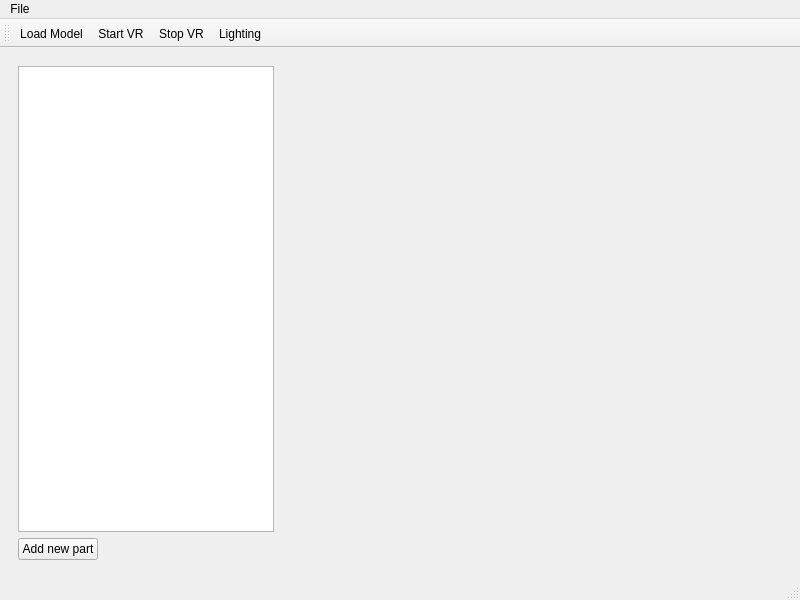
<?xml version="1.0" encoding="UTF-8"?>
<ui version="4.0">
 <class>MainWindow</class>
 <widget class="QMainWindow" name="MainWindow">
  <property name="geometry">
   <rect>
    <x>0</x>
    <y>0</y>
    <width>800</width>
    <height>600</height>
   </rect>
  </property>
  <property name="windowTitle">
   <string>MainWindow</string>
  </property>
  <widget class="QWidget" name="centralwidget">
   <property name="sizePolicy">
    <sizepolicy hsizetype="Expanding" vsizetype="Expanding">
     <horstretch>0</horstretch>
     <verstretch>0</verstretch>
    </sizepolicy>
   </property>
   <layout class="QVBoxLayout" name="verticalLayout">
    <item>
     <widget class="QWidget" name="widget" native="true">
      <layout class="QVBoxLayout" name="verticalLayout_2">
       <item>
        <layout class="QHBoxLayout" name="horizontalLayout_2">
         <item>
          <widget class="QTreeView" name="treeView">
           <property name="sizePolicy">
            <sizepolicy hsizetype="Fixed" vsizetype="Expanding">
             <horstretch>0</horstretch>
             <verstretch>0</verstretch>
            </sizepolicy>
           </property>
           <property name="contextMenuPolicy">
            <enum>Qt::ContextMenuPolicy::ActionsContextMenu</enum>
           </property>
          </widget>
         </item>
         <item>
          <widget class="QVTKOpenGLNativeWidget" name="vtkWidget" native="true">
           <property name="sizePolicy">
            <sizepolicy hsizetype="Expanding" vsizetype="Expanding">
             <horstretch>0</horstretch>
             <verstretch>0</verstretch>
            </sizepolicy>
           </property>
          </widget>
         </item>
        </layout>
       </item>
       <item>
        <layout class="QHBoxLayout" name="horizontalLayout">
         <item>
          <widget class="QPushButton" name="addPushButton">
           <property name="text">
            <string>Add new part</string>
           </property>
          </widget>
         </item>
         <item>
          <spacer name="horizontalSpacer">
           <property name="orientation">
            <enum>Qt::Orientation::Horizontal</enum>
           </property>
           <property name="sizeHint" stdset="0">
            <size>
             <width>40</width>
             <height>20</height>
            </size>
           </property>
          </spacer>
         </item>
        </layout>
       </item>
      </layout>
     </widget>
    </item>
   </layout>
  </widget>
  <widget class="QMenuBar" name="menubar">
   <property name="geometry">
    <rect>
     <x>0</x>
     <y>0</y>
     <width>800</width>
     <height>21</height>
    </rect>
   </property>
   <widget class="QMenu" name="menuFile">
    <property name="title">
     <string>File</string>
    </property>
    <addaction name="actionOpen_Dir"/>
   </widget>
   <addaction name="menuFile"/>
  </widget>
  <widget class="QStatusBar" name="statusbar1"/>
  <widget class="QToolBar" name="toolBar">
   <property name="windowTitle">
    <string>toolBar</string>
   </property>
   <property name="toolButtonStyle">
    <enum>Qt::ToolButtonStyle::ToolButtonTextUnderIcon</enum>
   </property>
   <attribute name="toolBarArea">
    <enum>TopToolBarArea</enum>
   </attribute>
   <attribute name="toolBarBreak">
    <bool>false</bool>
   </attribute>
   <addaction name="actionOpen_Dir"/>
   <addaction name="actionStart_VR"/>
   <addaction name="actionStop_VR"/>
   <addaction name="actionLighting"/>
  </widget>
  <action name="actionOpen_Dir">
   <property name="icon">
    <iconset theme="QIcon::ThemeIcon::FolderNew"/>
   </property>
   <property name="text">
    <string>Load Model</string>
   </property>
   <property name="toolTip">
    <string>&lt;html&gt;&lt;head/&gt;&lt;body&gt;&lt;p&gt;Opens a directory and loads all .STL files within all sub directories. This will replace all models currently loaded&lt;/p&gt;&lt;/body&gt;&lt;/html&gt;</string>
   </property>
  </action>
  <action name="actionItemOptions">
   <property name="icon">
    <iconset theme="QIcon::ThemeIcon::DocumentProperties"/>
   </property>
   <property name="text">
    <string>Item Options</string>
   </property>
   <property name="menuRole">
    <enum>QAction::MenuRole::NoRole</enum>
   </property>
  </action>
  <action name="actionStart_VR">
   <property name="icon">
    <iconset theme="QIcon::ThemeIcon::MediaPlaybackStart"/>
   </property>
   <property name="text">
    <string>Start VR</string>
   </property>
   <property name="menuRole">
    <enum>QAction::MenuRole::NoRole</enum>
   </property>
  </action>
  <action name="actionStop_VR">
   <property name="icon">
    <iconset theme="QIcon::ThemeIcon::MediaPlaybackStop"/>
   </property>
   <property name="text">
    <string>Stop VR</string>
   </property>
   <property name="toolTip">
    <string>Stop the VR renderer</string>
   </property>
   <property name="menuRole">
    <enum>QAction::MenuRole::NoRole</enum>
   </property>
  </action>
  <action name="actionFilterOptions">
   <property name="icon">
    <iconset theme="QIcon::ThemeIcon::CameraPhoto"/>
   </property>
   <property name="text">
    <string>Filter Options</string>
   </property>
   <property name="menuRole">
    <enum>QAction::MenuRole::NoRole</enum>
   </property>
  </action>
  <action name="actionLighting">
   <property name="icon">
    <iconset theme="QIcon::ThemeIcon::WeatherClear"/>
   </property>
   <property name="text">
    <string>Lighting</string>
   </property>
   <property name="toolTip">
    <string>Change variables of light</string>
   </property>
   <property name="menuRole">
    <enum>QAction::MenuRole::NoRole</enum>
   </property>
  </action>
  <action name="actionReplace_Part">
   <property name="icon">
    <iconset theme="QIcon::ThemeIcon::SyncSynchronizing"/>
   </property>
   <property name="text">
    <string>Replace current part selected</string>
   </property>
   <property name="menuRole">
    <enum>QAction::MenuRole::NoRole</enum>
   </property>
  </action>
  <action name="actionRemove_Part">
   <property name="icon">
    <iconset theme="QIcon::ThemeIcon::EditDelete"/>
   </property>
   <property name="text">
    <string>Remove Part</string>
   </property>
   <property name="menuRole">
    <enum>QAction::MenuRole::NoRole</enum>
   </property>
  </action>
 </widget>
 <customwidgets>
  <customwidget>
   <class>QVTKOpenGLNativeWidget</class>
   <extends>QWidget</extends>
   <header>qvtkopenglnativewidget.h</header>
   <container>1</container>
  </customwidget>
 </customwidgets>
 <resources/>
 <connections/>
</ui>
